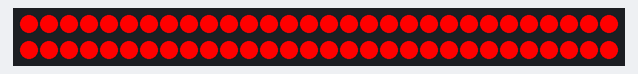
Bench run of a sketch on a simulated Arduino Uno, built with avr-gcc and run on an emulated ATmega328P. On the bench: 60 RGB LEDs in strip order, left to right, continuing on the next row.

Above: at 0.1 s.
At 0.6 s:
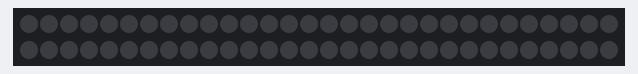

Measured:
- what the display in image 1 shows lasts 0.5 s, from 0.5 s to 1.0 s

The sketch:

Blink.ino
```cpp
#include <FastLED.h>

// How many leds in your strip?
#define NUM_LEDS 60

// For led chips like WS2812, which have a data line, ground, and power, you just
// need to define DATA_PIN.  For led chipsets that are SPI based (four wires - data, clock,
// ground, and power), like the LPD8806 define both DATA_PIN and CLOCK_PIN
// Clock pin only needed for SPI based chipsets when not using hardware SPI
#define DATA_PIN 3
#define CLOCK_PIN 13

// Define the array of leds
CRGB leds[NUM_LEDS];

void setup() {
  FastLED.clear();
    // Uncomment/edit one of the following lines for your leds arrangement.
    // ## Clockless types ##
//    FastLED.addLeds<NEOPIXEL, DATA_PIN>(leds, NUM_LEDS);  // GRB ordering is assumed
    // FastLED.addLeds<SM16703, DATA_PIN, RGB>(leds, NUM_LEDS);
    // FastLED.addLeds<TM1829, DATA_PIN, RGB>(leds, NUM_LEDS);
    // FastLED.addLeds<TM1812, DATA_PIN, RGB>(leds, NUM_LEDS);
    // FastLED.addLeds<TM1809, DATA_PIN, RGB>(leds, NUM_LEDS);
    // FastLED.addLeds<TM1804, DATA_PIN, RGB>(leds, NUM_LEDS);
    // FastLED.addLeds<TM1803, DATA_PIN, RGB>(leds, NUM_LEDS);
    // FastLED.addLeds<UCS1903, DATA_PIN, RGB>(leds, NUM_LEDS);
    // FastLED.addLeds<UCS1903B, DATA_PIN, RGB>(leds, NUM_LEDS);
    // FastLED.addLeds<UCS1904, DATA_PIN, RGB>(leds, NUM_LEDS);
    // FastLED.addLeds<UCS2903, DATA_PIN, RGB>(leds, NUM_LEDS);
    // FastLED.addLeds<WS2812, DATA_PIN, RGB>(leds, NUM_LEDS);  // GRB ordering is typical
    // FastLED.addLeds<WS2852, DATA_PIN, RGB>(leds, NUM_LEDS);  // GRB ordering is typical
    // FastLED.addLeds<WS2812B, DATA_PIN, RGB>(leds, NUM_LEDS);  // GRB ordering is typical
    // FastLED.addLeds<GS1903, DATA_PIN, RGB>(leds, NUM_LEDS);
    // FastLED.addLeds<SK6812, DATA_PIN, RGB>(leds, NUM_LEDS);  // GRB ordering is typical
    // FastLED.addLeds<SK6822, DATA_PIN, RGB>(leds, NUM_LEDS);
    // FastLED.addLeds<APA106, DATA_PIN, RGB>(leds, NUM_LEDS);
    // FastLED.addLeds<PL9823, DATA_PIN, RGB>(leds, NUM_LEDS);
    // FastLED.addLeds<SK6822, DATA_PIN, RGB>(leds, NUM_LEDS);
    // FastLED.addLeds<WS2811, DATA_PIN, RGB>(leds, NUM_LEDS);
    // FastLED.addLeds<WS2813, DATA_PIN, RGB>(leds, NUM_LEDS);
    // FastLED.addLeds<APA104, DATA_PIN, RGB>(leds, NUM_LEDS);
    // FastLED.addLeds<WS2811_400, DATA_PIN, RGB>(leds, NUM_LEDS);
    // FastLED.addLeds<GE8822, DATA_PIN, RGB>(leds, NUM_LEDS);
    // FastLED.addLeds<GW6205, DATA_PIN, RGB>(leds, NUM_LEDS);
    // FastLED.addLeds<GW6205_400, DATA_PIN, RGB>(leds, NUM_LEDS);
    // FastLED.addLeds<LPD1886, DATA_PIN, RGB>(leds, NUM_LEDS);
    // FastLED.addLeds<LPD1886_8BIT, DATA_PIN, RGB>(leds, NUM_LEDS);
    // ## Clocked (SPI) types ##
    // FastLED.addLeds<LPD6803, DATA_PIN, CLOCK_PIN, RGB>(leds, NUM_LEDS);  // GRB ordering is typical
    // FastLED.addLeds<LPD8806, DATA_PIN, CLOCK_PIN, RGB>(leds, NUM_LEDS);  // GRB ordering is typical
    // FastLED.addLeds<WS2801, DATA_PIN, CLOCK_PIN, RGB>(leds, NUM_LEDS);
    // FastLED.addLeds<WS2803, DATA_PIN, CLOCK_PIN, RGB>(leds, NUM_LEDS);
    // FastLED.addLeds<SM16716, DATA_PIN, CLOCK_PIN, RGB>(leds, NUM_LEDS);
    // FastLED.addLeds<P9813, DATA_PIN, CLOCK_PIN, RGB>(leds, NUM_LEDS);  // BGR ordering is typical
    // FastLED.addLeds<DOTSTAR, DATA_PIN, CLOCK_PIN, RGB>(leds, NUM_LEDS);  // BGR ordering is typical
     FastLED.addLeds<APA102, DATA_PIN, CLOCK_PIN, BGR>(leds, NUM_LEDS);  // BGR ordering is typical
    // FastLED.addLeds<SK9822, DATA_PIN, CLOCK_PIN, RGB>(leds, NUM_LEDS);  // BGR ordering is typical
}

void loop() {

  for (int i=0;i<NUM_LEDS;i++){
  // Turn the LED on, then pause
  leds[i] = CRGB::Red;
  }
  FastLED.show();
  delay(500);
  // Now turn the LED off, then pause
    for (int i=0;i<NUM_LEDS;i++){
  // Turn the LED on, then pause
  leds[i] = CRGB::Black;
  }
  FastLED.show();
  delay(500);
}
```
